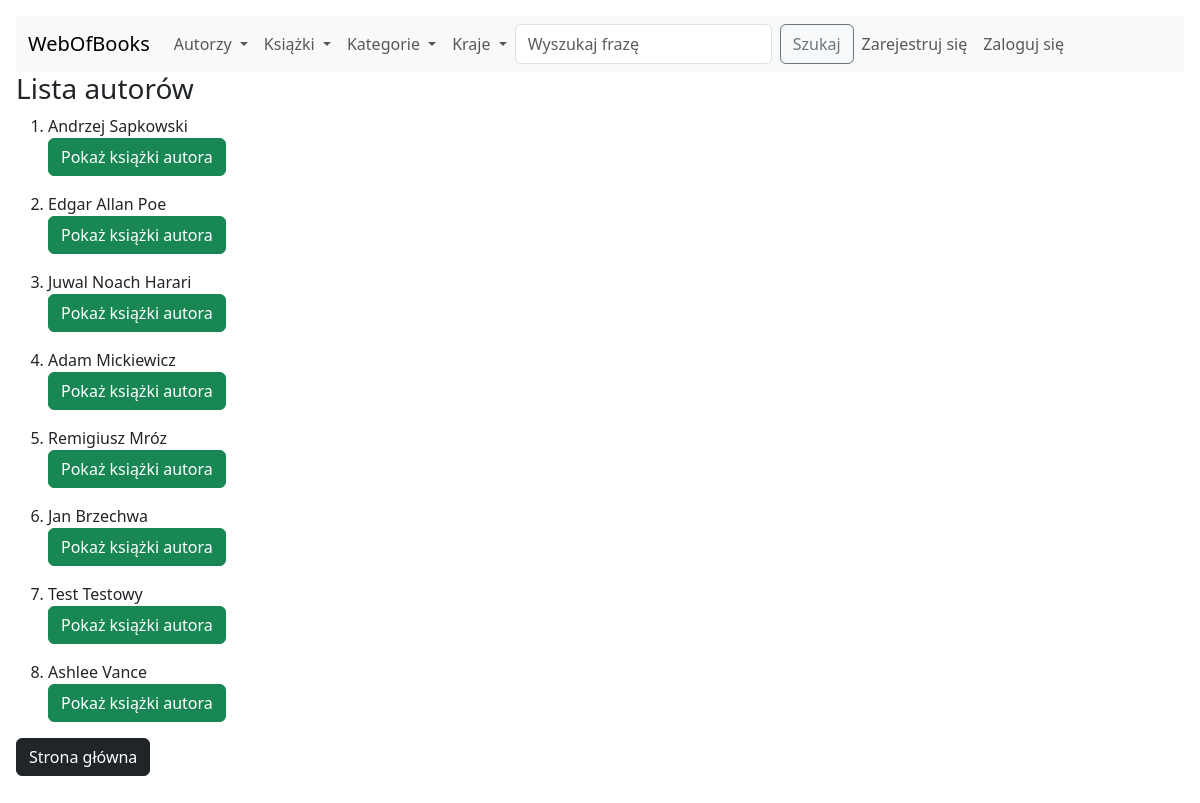
Page /webofbooks/authors/ on the committed database.
### webofbooks/models.py (models this page shows, shortened)
class Authors(models.Model):
    name = models.CharField(max_length=100)
    surname = models.CharField(max_length=100)
    date_of_birth = models.DateField()
    date_of_death = models.DateField(null=True, blank=True)
    country = ForeignKey(Countries, on_delete=DO_NOTHING)

### webofbooks/views.py (the view)
# urls.py: path('authors/', AuthorsView.as_view(), name='authors_list'),
class AuthorsView(ListView):
    template_name = 'webofbooks/authors_list.html'
    model = Authors

### webofbooks/templates/webofbooks/authors_list.html (shortened to what this page needs)
<!DOCTYPE html>
<html lang="en">
<head>
</head>
<body>
{% include 'webofbooks/navbar.html' %}
<h3>Lista autorów</h3>
<ol>
    {% for author in object_list %}
    <li>
        {{ author.name }} {{ author.surname }}
        <p><a href="{% url 'webofbooks:author_detail' author.id %}"><button type="button" class="btn btn-success">Pokaż książki autora</button></a></p>
    </li>
    {% endfor %}
</ol>
<p><a href="{% url 'webofbooks:homepage' %}"><button type="button" class="btn btn-dark">Strona główna</button></a></p>
</body>
</html>

### rows in the picture
Authors: name "Andrzej", surname "Sapkowski"
Authors: name "Edgar Allan", surname "Poe"
Authors: name "Juwal Noach", surname "Harari"
Authors: name "Adam", surname "Mickiewicz"
Authors: name "Remigiusz", surname "Mróz"
Authors: name "Jan", surname "Brzechwa"
Authors: name "Test", surname "Testowy"
Authors: name "Ashlee", surname "Vance"
